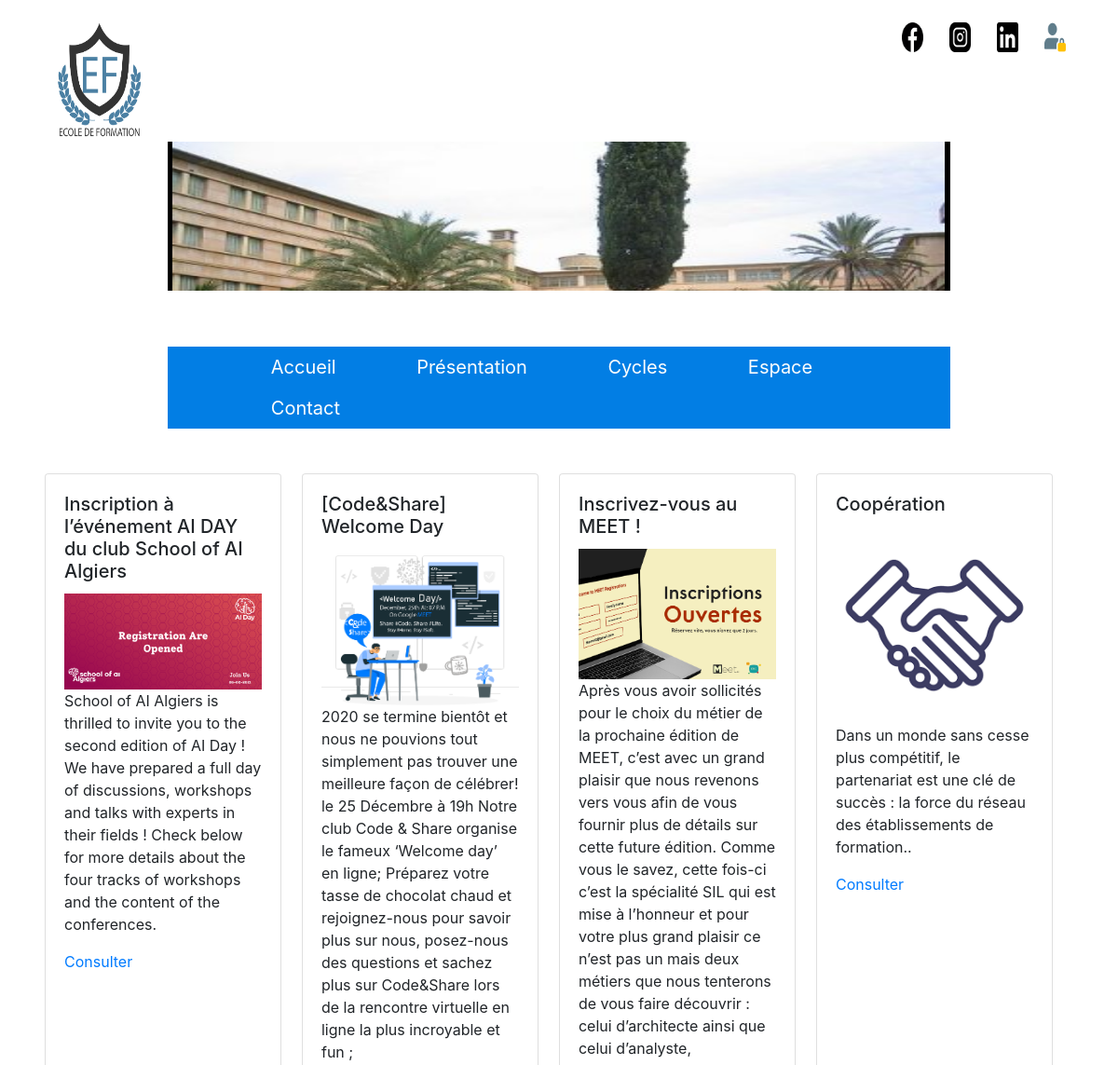
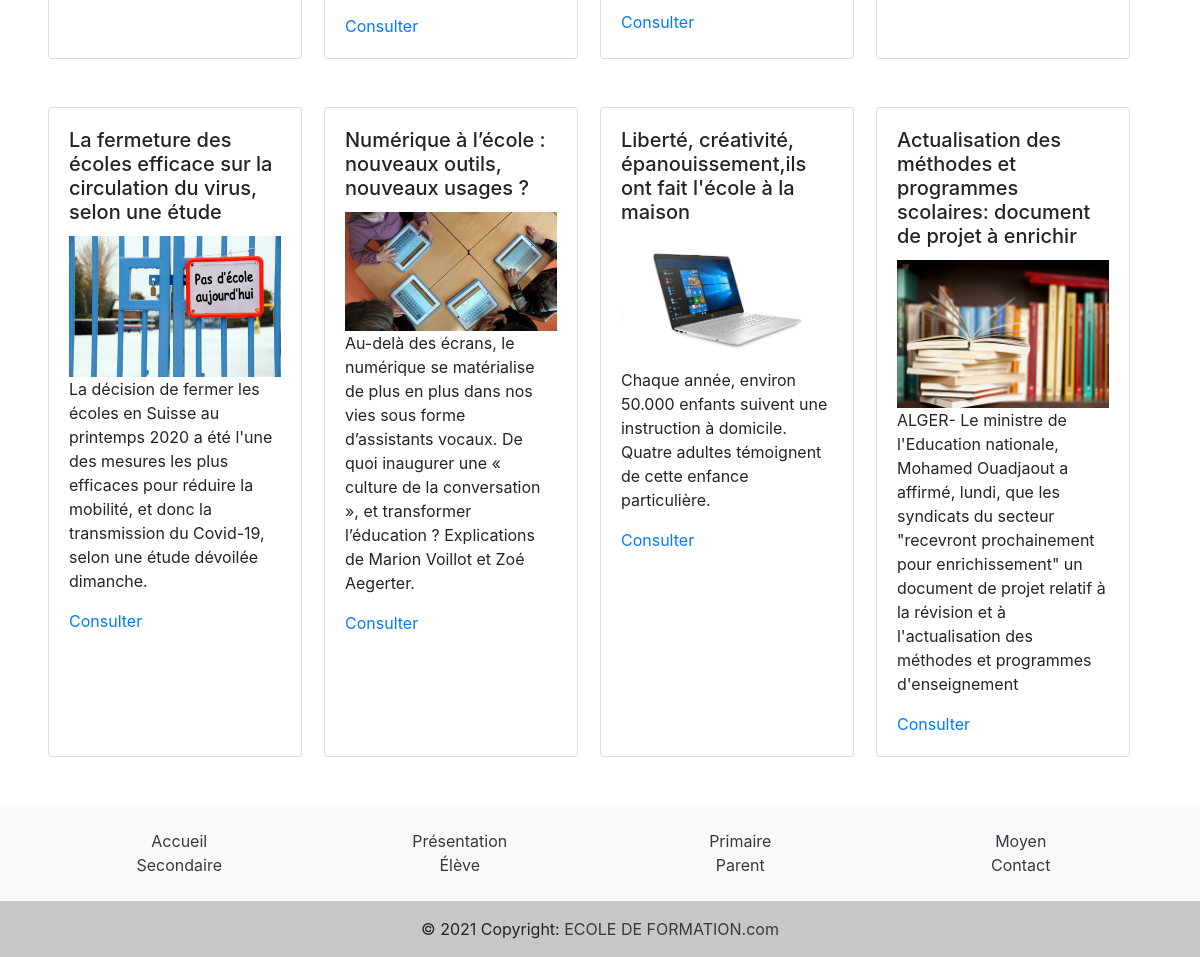
The app's page /projet/index/index.php with its own data (2 pictures, top to bottom).
### tables this page shows
CREATE TABLE `contact` (
  `id` int(11) NOT NULL,
  `nom` text NOT NULL,
  `link` text NOT NULL
);

CREATE TABLE `diaporama` (
  `id` int(11) NOT NULL,
  `link` text NOT NULL
);

CREATE TABLE `menu_accueil` (
  `id` int(11) NOT NULL,
  `menu` text NOT NULL,
  `types` int(11) NOT NULL
);

CREATE TABLE `article` (
  `id` int(11) NOT NULL,
  `titre` text NOT NULL,
  `image` text NOT NULL,
  `description` text NOT NULL,
  `date` date NOT NULL,
  `resume` text NOT NULL,
  `tous` int(11) NOT NULL,
  `ens` int(11) NOT NULL,
  `primaire` int(11) NOT NULL,
  `moyen` int(11) NOT NULL,
  `secondaire` int(11) NOT NULL,
  `parents` int(11) NOT NULL,
  `eleve` int(11) NOT NULL
);

### projet/MVC/Controller/ControllerAccueil.php (called while the page is built, shortened)
<?php
require_once('../MVC/Model/ModelAccueil.php');
require_once('../MVC/View/ViewAccueil.php');
class ControllerAccueil{
public function __construct(){
    $numberOfArguments = func_num_args();
}
public function get_menu(){
    $model = new ModelAccueil();
    $res= $model->get_menu();
    return $res;
}
public function diaporama(){
    $model = new ModelAccueil();
    $res= $model->get_diaporama();
    return $res;
}
public function contact(){
    $model = new ModelAccueil();
    $res= $model->get_contact();
    return $res;
}
public function articles(){
    $model = new ModelAccueil();
    $res= $model->get_articles();
    return $res;
}
public function afficher_accueil(){
    $view= new ViewAccueil();
    $view->logo();
    $view->contact();
    $view->afficher_diaporama();
    $view->afficher_menu();
    $view->afficher_articleUP();
    $view->afficher_footer();
}
}

### projet/MVC/Model/ModelAccueil.php (called while the page is built, shortened)
<?php
require_once('../MVC/Controller/ControllerAccueil.php');
class ModelAccueil{
    private $dbname="TDW";
    private $host="127.0.0.1";
    private $user="root";
    private $password ="";
    private function connexion_db($dbname,$host,$user,$password){
        $dsn= "mysql:dbname=$dbname; host=$host;";
        try{
        $c=new PDO($dsn,$user,$password);
        }catch(PDOException $ex){
          printf("erreur de connexion à la base de donnée",$ex->getMessage());
          exit();
        }
        return $c;
    }
    private function requete($c,$req){
       return $c->query($req);
    }
    public function get_menu(){
        $c=$this->connexion_db($this->dbname,$this->host,$this->user,$this->password);
        $req="SELECT menu , types FROM menu_accueil ";
        $res=$this->requete($c,$req);
        return $res;
    }
    public function get_diaporama(){
        $c=$this->connexion_db($this->dbname,$this->host,$this->user,$this->password);
        $req="SELECT link FROM diaporama ";
        $res=$this->requete($c,$req);
        return $res;
    }
    public function get_contact(){
        $c=$this->connexion_db($this->dbname,$this->host,$this->user,$this->password);
        $req="SELECT id,nom,link FROM contact ";
        $res=$this->requete($c,$req);
        return $res;
    }
    public function get_articles(){
        $c=$this->connexion_db($this->dbname,$this->host,$this->user,$this->password);
        $req="SELECT titre,description,image FROM article WHERE (tous='1') order by date desc limit 8";
        $res=$this->requete($c,$req);
        return $res;
    }
}

### projet/MVC/View/ViewAccueil.php (the view, shortened to what this page needs)
<?php
require_once('../MVC/Controller/ControllerAccueil.php');
?>
<link rel="stylesheet" href="https://stackpath.bootstrapcdn.com/bootstrap/4.3.1/css/bootstrap.min.css">
<?php
class ViewAccueil
{
  public function logo()
  {
    echo '<img id= "logo" src="../MVC/Image/LOGO.png" style="width: 8%;height: 16%;"/>';
  }
  public function contact()
  {
    $c = new ControllerAccueil();
    $res = $c->contact();
    echo '<div id="icons"><ul>';
    foreach ($res as $row) {
      echo '<li class="icons-img"> <a href="' . $row["link"] . '"><img id="image' . $row["id"] . '" style="width: 2%;height: 4%;" src="../MVC/Image/' . $row["nom"] . '"></a></li>';
    }
    echo '</ul></div>';
  }
  public function afficher_diaporama()
  {
    $c = new ControllerAccueil();
    $res = $c->diaporama();
    echo '<div id="slider"><ul>';
    foreach ($res as $row) {
      echo '<li class="sliderAnimation"> <img  style="width: 65%;height: 150%;" src="../MVC/Image/' . $row["link"] . '"></li>';
    }
    echo '</ul></div>';
  }
  public function afficher_menu()
  {
?>
    <nav>
      <ul class="nav">
        <?php
        $c = new ControllerAccueil();
        $res = $c->get_menu();
        foreach ($res as $row) {
          if ($row["types"] == 0) {
            if (strcmp($row["menu"], 'Cycles') == 0 || strcmp($row["menu"], 'Espace') == 0) {
              if (strcmp($row["menu"], 'Cycles') == 0) {
                echo '<li ><a href="/projet/index/">' . $row["menu"] . '</a><ul>';
                $res1 = $c->get_menu();
                echo '</ul></li>';
              } else {
                echo '<li ><a  href="/projet/index/">' . $row["menu"] . '</a><ul>';
                echo '</ul></li>';
              }
            } else {
              if (strcmp($row["menu"], 'Accueil') == 0) {
                echo '<li ><a  href="/projet/index/#">' . $row["menu"] . '</a></li>';
              } else {
                echo '<li ><a  href="/projet/index/' . $row["menu"] . '">' . $row["menu"] . '</a></li>';
              }
            }
          }
        }
        ?>
      </ul>
    </nav>
    <?php
  }
  public function afficher_articleUP()
  {
    $c = new ControllerAccueil();
    $res = $c->articles();
    $i = 0;
    echo '<div class="row" style="margin:4%; margin-left:4% ;">';
    foreach ($res as $row) {
      if ($i < 4) {
    ?>
        <div class="card text-black " style="max-width: 23% ;margin-right:2%;">
          <div class="card-body">
            <?php echo ' <h5 class="card-title">' . $row["titre"] . '</h5>'; ?>
            <?php echo ' <img src="../MVC/Image/article/' . $row["image"] . '" style="width: 100%;"</img>'; ?>
            <?php echo '<p class="card-text">' . $row["description"] . '</p>'; ?>
            <?php echo '<p class="card-text"><a href="./">Consulter</a></p>'; ?>
          </div>
        </div>
        <?php
        if ($i == 3) {
          echo '</div>';
        }
        $i = $i + 1;
      } else {
        if ($i == 4) {
          echo '<div class="row" style="margin:4%; margin-left:4% ;">';
        }
        ?>
        <div class="card text-black" style="max-width: 23% ;margin-right:2%;">
          <div class="card-body">
            <?php echo ' <h5 class="card-title">' . $row["titre"] . '</h5>'; ?>
            <?php echo ' <img src="../MVC/Image/article/' . $row["image"] . '"  style="width: 100%;"</img>'; ?>
            <?php echo '<p class="card-text">' . $row["description"] . '</p>'; ?>
            <?php echo '<p class="card-text"><a href="./">Consulter</a></p>'; ?>
          </div>
        </div>
<?php
        $i = $i + 1;
      }
    }
    if ($i !== 3) {
      echo '</div>';
    }
  }
  public function afficher_footer()
  {
    $c = new ControllerAccueil();
    $res = $c->get_menu();
    echo '
      <footer class="bg-light text-center text-lg-start">
      <div class="container p-4">
        <div class="row" >
          ';
    foreach ($res as $row) {
      if (strcmp($row["menu"], 'Cycles') !== 0 && strcmp($row["menu"], 'Espace') !== 0) {
        if (strcmp($row["menu"], 'Parents') == 0) {
          echo ' <div class="col-lg-3 col-md-6 mb-4 mb-md-0" >
      <ul class="list-unstyled mb-0">
        <li>
          <a href="/projet/index/Espace/' . $row["menu"] . '" class="text-dark">' . $row["menu"] . '</a>
        </li>
      </ul>
    </div>
    ';
        } else  if ($row["menu"] == 'Primaire') {
          echo ' <div class="col-lg-3 col-md-6 mb-4 mb-md-0" >
      <ul class="list-unstyled mb-0">
        <li>
          <a href="/projet/index/Cycles/' . $row["menu"] . '" class="text-dark">' . $row["menu"] . '</a>
        </li>
      </ul>
    </div>
    ';
        } else if (strcmp($row["menu"], 'Moyen') == 0) {
          echo ' <div class="col-lg-3 col-md-6 mb-4 mb-md-0" >
      <ul class="list-unstyled mb-0">
        <li>
          <a href="/projet/index/Cycles/' . $row["menu"] . '" class="text-dark">' . $row["menu"] . '</a>
        </li>
      </ul>
    </div>
    ';
        } else if (strcmp($row["menu"], 'Secondaire') == 0) {
          echo ' <div class="col-lg-3 col-md-6 mb-4 mb-md-0" >
      <ul class="list-unstyled mb-0">
        <li>
          <a href="/projet/index/Cycles/' . $row["menu"] . '" class="text-dark">' . $row["menu"] . '</a>
        </li>
      </ul>
    </div>
    ';
        } else if (strcmp($row["menu"], 'Élève') == 0) {
          echo ' <div class="col-lg-3 col-md-6 mb-4 mb-md-0" >
      <ul class="list-unstyled mb-0">
        <li>
          <a href="/projet/index/Espace/' . $row["menu"] . '" class="text-dark">' . $row["menu"] . '</a>
        </li>
      </ul>
    </div>
    ';
        } else {
          echo ' <div class="col-lg-3 col-md-6 mb-4 mb-md-0" >
            <ul class="list-unstyled mb-0">
              <li>
                <a href="/projet/index/' . $row["menu"] . '" class="text-dark">' . $row["menu"] . '</a>
              </li>
            </ul>
          </div>
          ';
        }
      }
    };
    echo '</div>
      </div>
      <div class="text-center p-3" style="background-color: rgba(0, 0, 0, 0.2)">
        © 2021 Copyright:
        <a class="text-dark">ECOLE DE FORMATION.com</a>
      </div>
    </footer>';
  }
}
?>

### projet/index/index.php (shortened to what this page needs)
<?php
require("../MVC/Controller/ControllerAccueil.php");
$url = '';
if ($url == NULL) {
       $c = new ControllerAccueil();
       $c->afficher_accueil();
} elseif ($url[0] == 'Accueil') {
       header("Location:./#");
} elseif ($url[0] == 'Contact') {
       require("../MVC/Controller/ControllerContact.php");
       $c = new ControllerContact();
       $c->afficher_accueil();
} elseif ($url[0] == 'Login') {
       require("../MVC/Controller/ControllerLoginAdmin.php");
       $c = new ControllerLoginAdmin();
       $c->afficher_accueil();
} elseif ($url[0] == 'Présentation') {
       require("../MVC/Controller/ControllerPresentation.php");
       $c = new ControllerPresentation();
       $c->afficher_accueil();
} else {
       echo 'Page introuvable!';
}

### records on screen
contact: nom (picture)
contact: nom (picture)
contact: nom (picture)
contact: shows a picture
diaporama: link (picture)
menu_accueil: menu "Accueil"
menu_accueil: menu "Présentation"
menu_accueil: menu "Cycles"
menu_accueil: menu "Espace"
menu_accueil: menu "Contact"
article: titre "Inscription à l’événement AI DAY du club School of AI Algiers", image (picture), description "School of AI Algiers is thrilled to invite you to the second edition of AI Day ! We have prepared a full day of discussions, workshops and talks with experts in their fields ! Check below for more details about the four tracks of workshops and the content of the conferences."
article: titre "[Code&Share] Welcome Day", image (picture), description "2020 se termine bientôt et nous ne pouvions tout simplement pas trouver une meilleure façon de célébrer! le 25 Décembre à 19h Notre club Code & Share organise le fameux ‘Welcome day’ en ligne; Préparez votre tasse de chocolat chaud et rejoignez-nous pour savoir plus sur nous, posez-nous des questions et sachez plus sur Code&Share lors de la rencontre virtuelle en ligne la plus incroyable et fun ;"
article: titre "Inscrivez-vous au MEET !", image (picture), description "Après vous avoir sollicités pour le choix du métier de la prochaine édition de MEET, c’est avec un grand plaisir que nous revenons vers vous afin de vous fournir plus de détails sur cette future édition. Comme vous le savez, cette fois-ci c’est la spécialité SIL qui est mise à l’honneur et pour votre plus grand plaisir ce n’est pas un mais deux métiers que nous tenterons de vous faire découvrir : celui d’architecte ainsi que celui d’analyste,"
article: titre "Coopération", image (picture), description "Dans un monde sans cesse plus compétitif, le partenariat est une clé de succès : la force du réseau des établissements de formation.."
article: titre "La fermeture des écoles efficace sur la circulation du virus, selon une étude", image (picture), description "La décision de fermer les écoles en Suisse au printemps 2020 a été l'une des mesures les plus efficaces pour réduire la mobilité, et donc la transmission du Covid-19, selon une étude dévoilée dimanche."
article: titre "Numérique à l’école : nouveaux outils, nouveaux usages ?", image (picture), description "Au-delà des écrans, le numérique se matérialise de plus en plus dans nos vies sous forme d’assistants vocaux. De quoi inaugurer une « culture de la conversation », et transformer l’éducation ? Explications de Marion Voillot et Zoé Aegerter."
article: titre "Liberté, créativité, épanouissement,ils ont fait l'école à la maison", image (picture), description "Chaque année, environ 50.000 enfants suivent une instruction à domicile. Quatre adultes témoignent de cette enfance particulière."
article: titre "Actualisation des méthodes et programmes scolaires: document de projet à enrichir", image (picture), description "ALGER- Le ministre de l'Education nationale, Mohamed Ouadjaout a affirmé, lundi, que les syndicats du secteur \"recevront prochainement pour enrichissement\" un document de projet relatif à la révision et à l'actualisation des méthodes et programmes d'enseignement"
menu_accueil: menu "Primaire"
menu_accueil: menu "Moyen"
menu_accueil: menu "Secondaire"
menu_accueil: menu "Élève"
menu_accueil: menu "Parent"
